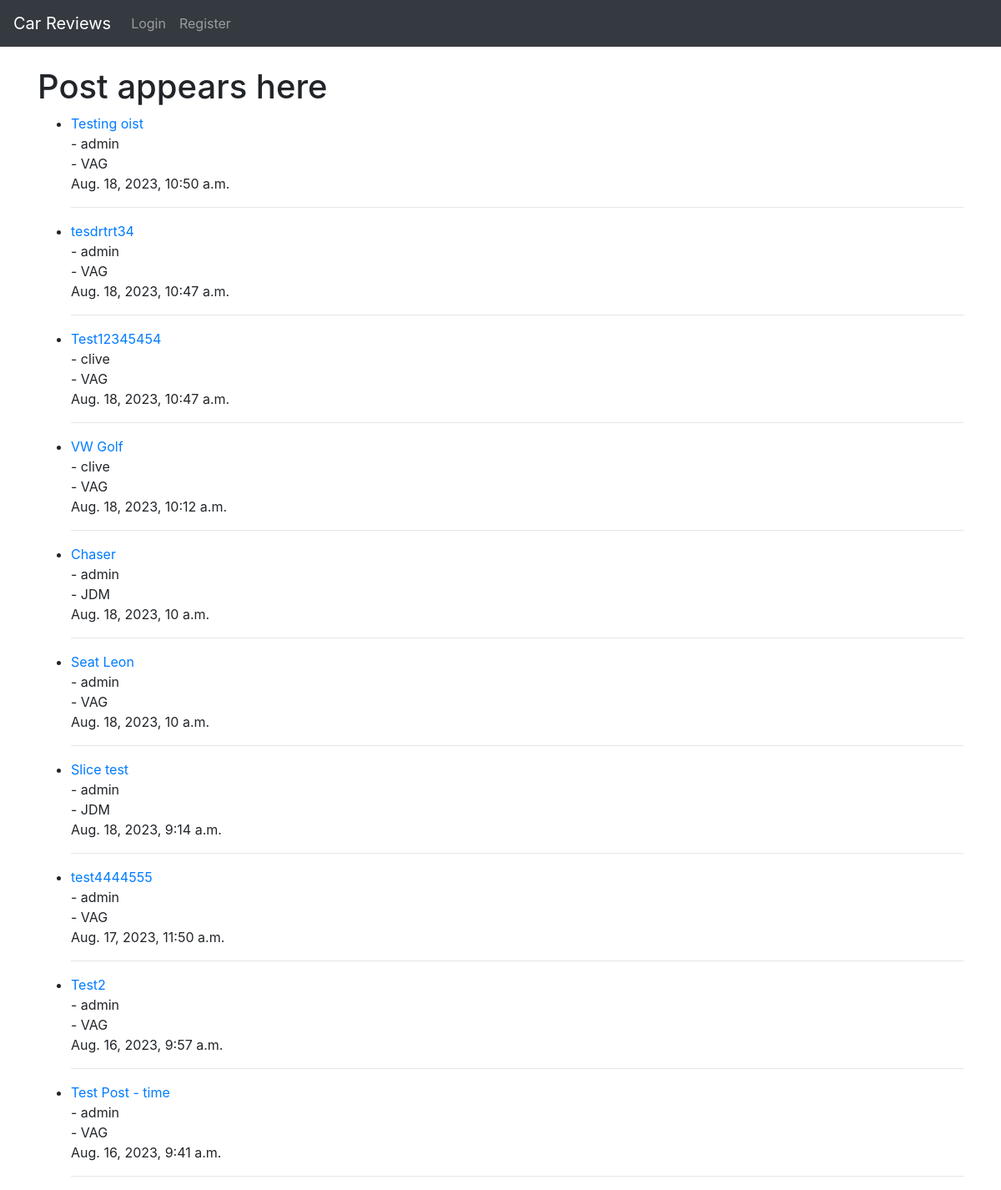
Before: / with the older database file.
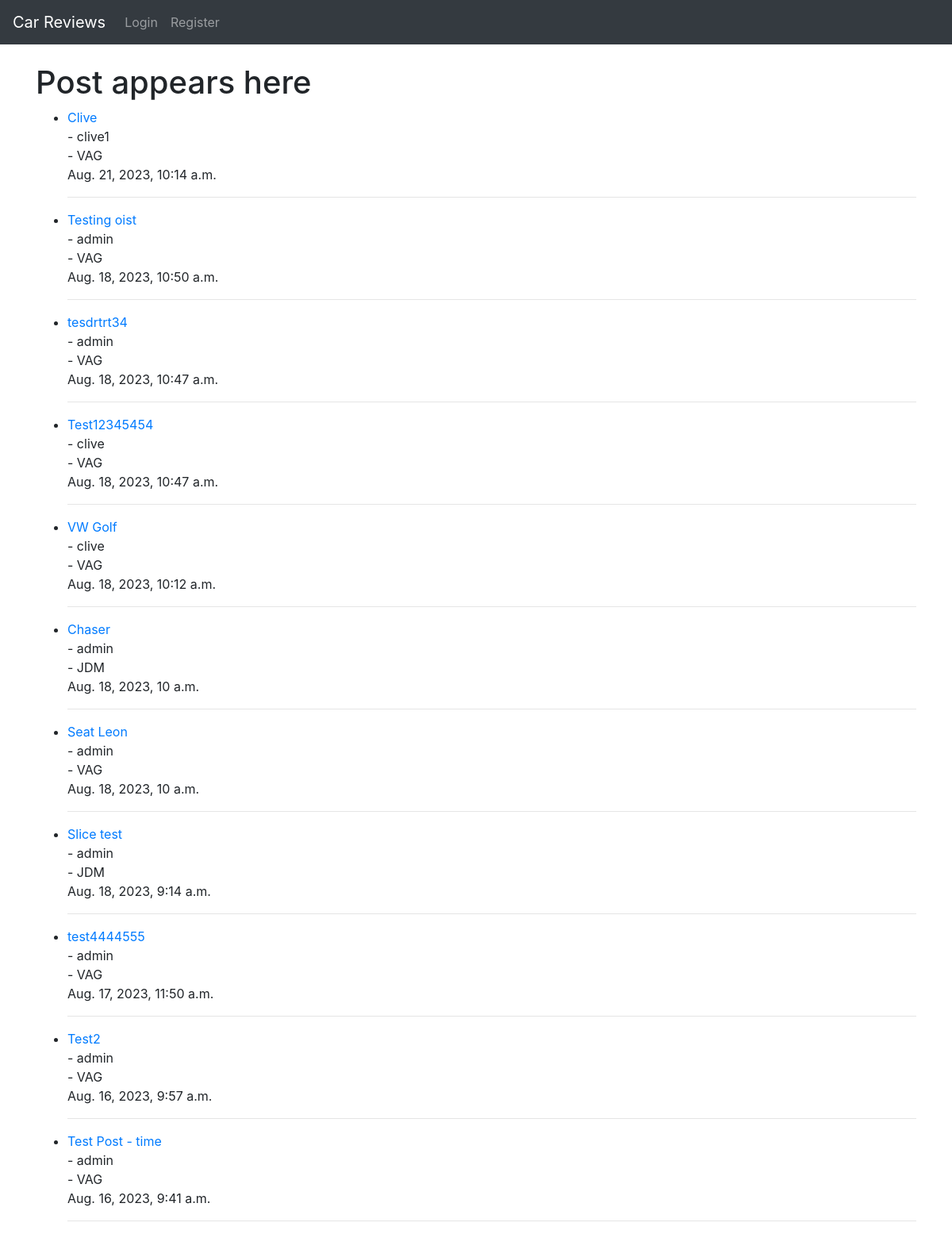
After: the same page with the newer database file.
### blog/models.py (models this page shows, shortened)
class Post(models.Model):
    title = models.CharField(max_length=200, unique=True)
    title_tag = models.CharField(max_length=200)
    author = models.ForeignKey(User, on_delete=models.CASCADE, related_name='blog_posts')
    created_on = models.DateTimeField(auto_now_add=True)
    updated_on = models.DateTimeField(auto_now_add=True)
    content = models.TextField()
    category = models.CharField(max_length=200, default='VAG')
    likes = models.ManyToManyField(User, related_name='carreview')

### blog/views.py (the view)
# urls.py: path('', view.as_view(), name='home'),
class view(ListView):
    model = Post
    template_name = 'index.html'
    ordering = ['-created_on']

### templates/index.html (shortened to what this page needs)
{% extends 'base.html' %}
    {% block content %}
    <h1>Post appears here</h1>
    <ul>
    {% for post in object_list %}
        <li><a href="{% url 'post-details' post.pk %}">{{ post.title }}</a> <br>- {{ post.author }} <br>- {{ post.category }}<br/>{{ post.content|slice:":0 "}} {{ post.created_on }}<hr></li>
    {% endfor %}
    </ul>
    {% endblock %}

Changed rows visible on the page:
added Post: title "Clive", author "clive1", category "VAG", created_on "Aug. 21, 2023, 10:14 a.m."
